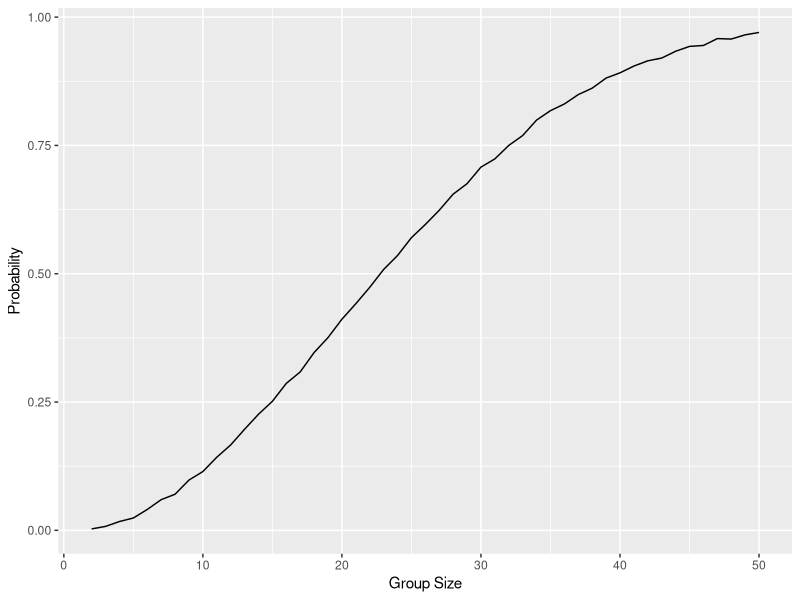

The R source for this figure:
## ---- chunk 1

knitr::opts_chunk$set(echo = TRUE)

# Load libraries

library(tidyverse)
library(ggplot2)

## ---- chunk 2

# Define function to check for shared birthdays

check_birthday = function(n) {
  birthdays = sample(1:365, size = n, replace = TRUE)
  return(length(unique(birthdays)) < n)
}

# Run simulations

birthday_results = 
  expand_grid(
    n = 2:50,
    iter = 1:10000
  ) %>%
  mutate(result = map_lgl(n, check_birthday))  %>%
  group_by(n)  %>%
  summarise(prob = mean(result))

# Plot results

ggplot(birthday_results, aes(x = n, y = prob)) + 
  geom_line() +
  labs(x = "Group Size", y = "Probability") 

## ---- chunk 3

# Set fixed values: sample size (n), sigma (5), nsims (5000), alpha (0.05)

n = 30      
sigma = 5  
nsims = 5000 
alpha = 0.05  

# Function to run t-test and get results for one dataset

sim_test = function(n_obs, mu_val, sigma_val) {
  
  # Generate normal data: x ~ Normal[μ,σ]
  
  sim_data = rnorm(n = n_obs, mean = mu_val, sd = sigma_val)
  
  # Test H₀: μ = 0
  
  t.test(sim_data, mu = 0) %>% 
    tidy()
}


## ---- chunk 4
